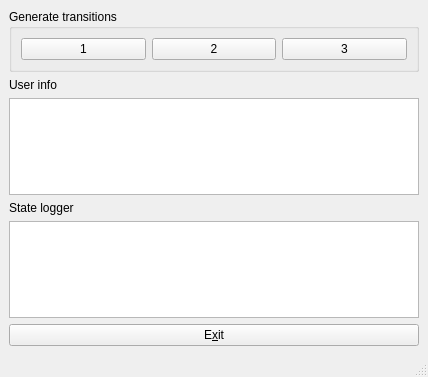
<?xml version="1.0" encoding="UTF-8"?>
<ui version="4.0">
 <class>MainWindow</class>
 <widget class="QMainWindow" name="MainWindow">
  <property name="geometry">
   <rect>
    <x>0</x>
    <y>0</y>
    <width>428</width>
    <height>377</height>
   </rect>
  </property>
  <property name="windowTitle">
   <string>QStateMachine - example</string>
  </property>
  <widget class="QWidget" name="centralwidget">
   <layout class="QVBoxLayout" name="verticalLayout">
    <item>
     <widget class="QGroupBox" name="groupBox">
      <property name="title">
       <string>Generate transitions</string>
      </property>
      <layout class="QHBoxLayout" name="horizontalLayout">
       <item>
        <widget class="QPushButton" name="pb1">
         <property name="text">
          <string>1</string>
         </property>
        </widget>
       </item>
       <item>
        <widget class="QPushButton" name="pb2">
         <property name="text">
          <string>2</string>
         </property>
        </widget>
       </item>
       <item>
        <widget class="QPushButton" name="pb3">
         <property name="text">
          <string>3</string>
         </property>
        </widget>
       </item>
      </layout>
     </widget>
    </item>
    <item>
     <widget class="QLabel" name="label_2">
      <property name="text">
       <string>User info</string>
      </property>
     </widget>
    </item>
    <item>
     <widget class="QPlainTextEdit" name="userInfo"/>
    </item>
    <item>
     <widget class="QLabel" name="label">
      <property name="text">
       <string>State logger</string>
      </property>
     </widget>
    </item>
    <item>
     <widget class="QPlainTextEdit" name="plainTextEdit"/>
    </item>
    <item>
     <widget class="QPushButton" name="pbExit">
      <property name="text">
       <string>E&amp;xit</string>
      </property>
     </widget>
    </item>
   </layout>
  </widget>
  <widget class="QMenuBar" name="menubar">
   <property name="geometry">
    <rect>
     <x>0</x>
     <y>0</y>
     <width>428</width>
     <height>21</height>
    </rect>
   </property>
  </widget>
  <widget class="QStatusBar" name="statusbar"/>
 </widget>
 <resources/>
 <connections>
  <connection>
   <sender>pbExit</sender>
   <signal>clicked()</signal>
   <receiver>MainWindow</receiver>
   <slot>close()</slot>
   <hints>
    <hint type="sourcelabel">
     <x>172</x>
     <y>242</y>
    </hint>
    <hint type="destinationlabel">
     <x>172</x>
     <y>142</y>
    </hint>
   </hints>
  </connection>
 </connections>
</ui>
